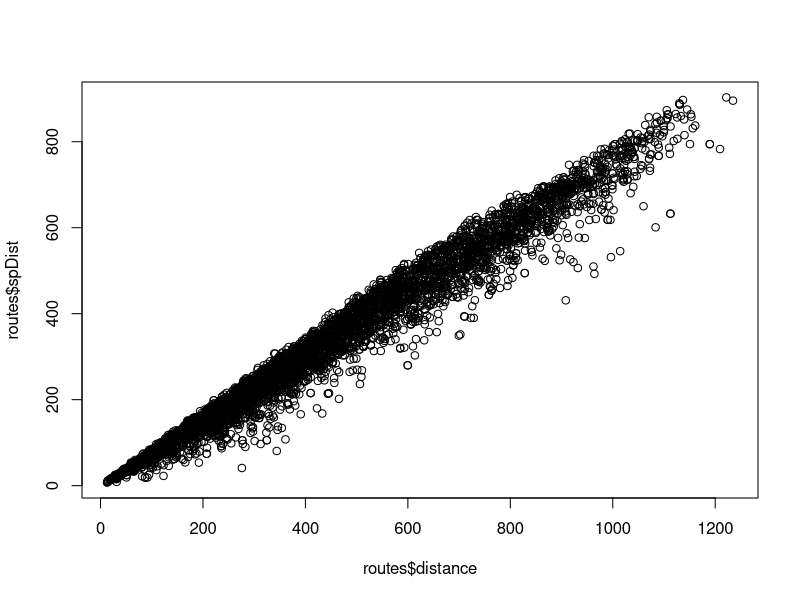
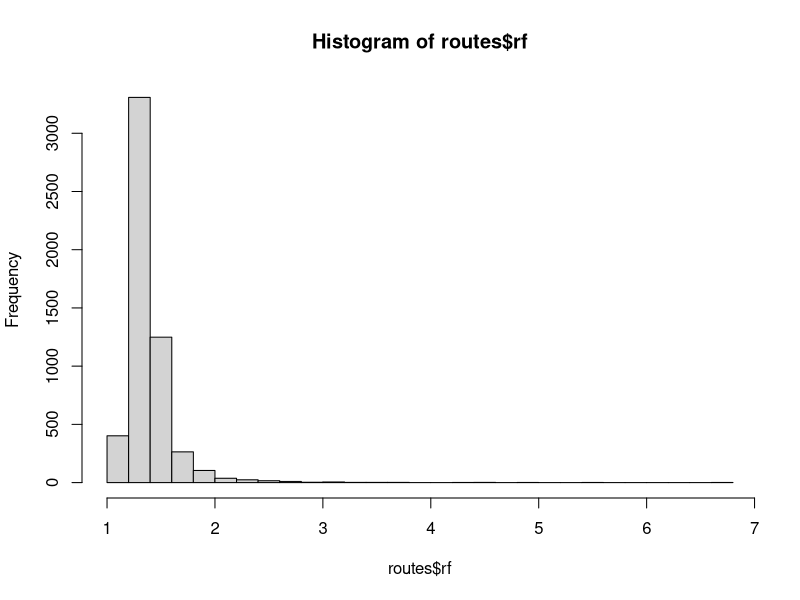
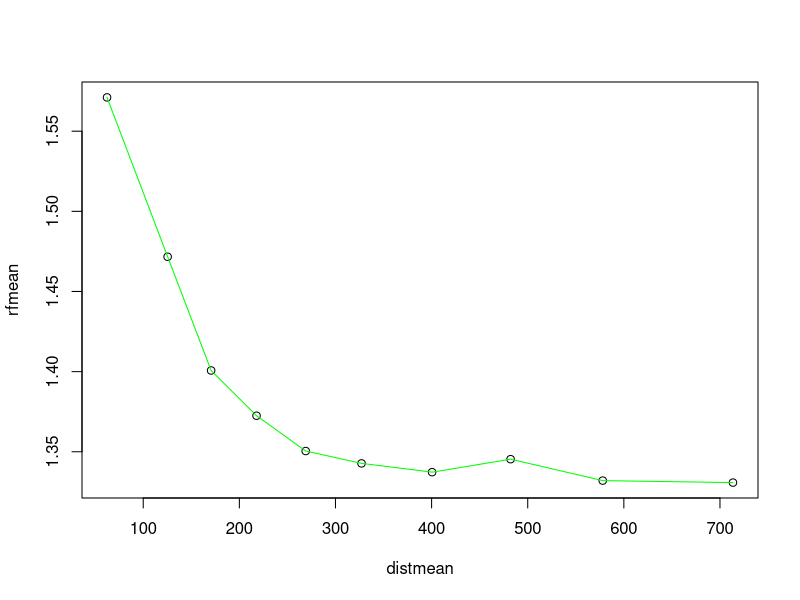

Write R code to recreate these figures, in order.
#compare straight-line (or Great Circle) distance to route distance
library(sp)
library(ggplot2)
library(Hmisc)#for binning distances

routes <- read.csv("latestrbindOfMatrixOutputs.csv")

#convert distance to kms
routes$distance <- routes$distance / 1000

#For ease of reading, let's subset to get the values we want
# origins <- subset(routes, select = c(origin_x, origin_y))
# dests <- subset(routes, select = c(dest_x, dest_y))
# justcoords <- subset(routes, select = c(origin_x, origin_y, dest_x, dest_y))
# justcoords <- data.matrix(justcoords)

origins <- data.matrix(subset(routes, select = c(origin_x, origin_y)))
dests <- data.matrix(subset(routes, select = c(dest_x, dest_y)))

routes$spDist <- 0

for (i in 1:nrow(origins)) {
  
  #get a single pair, turn into matrix for spDistN1
  #needs transposing. Not sure why it doesn't keep the original orientation
  orig <- t(data.matrix(origins[i,]))
  #spDistN1: first arg needs to be a matrix of points. Supplying it with a single-row matrix
  #Second argument has to be a single point.
  #If the first arg had more values it would find all dists between each of those and the single point
  #But we only want each origin-destination pair distance
  #http://rpackages.ianhowson.com/rforge/sp/man/spDistsN1.html
  routes$spDist[i] <- spDistsN1(orig,dests[i,], longlat=TRUE)
  
}

plot(routes$distance, routes$spDist)

#ROUTE FACTOR
#I think I might reverse the ratio from the one I say in the PhD.
#Euclidean over route will be < 1, with it going towards asymptotic (lim -> 1) as routes become perfect.

#routes$rf <- routes$spDist/routes$distance
#Or have the ratio mean "how much further route distance is than Euclidean/Great Circle
routes$rf <- routes$distance/routes$spDist

hist(routes$rf, breaks=30)

bins = 10

#Hypothesis: route factor varies depending on distance. Lower distances have lower route factors.
#Use following to split into distance bins
#Then correlate average route factor per bin to average distance per bin
#http://stackoverflow.com/questions/6104836/splitting-a-continuous-variable-into-equal-sized-groups
routes$distbins <- as.numeric(cut2(routes$spDist, g=bins))

distmean <- rep(0,bins)
rfmean <- rep(0,bins)

rfhypo <- data.frame(distmean, rfmean)

#Use these bins to get average distance...
rfhypo$distmean <- tapply(routes$spDist, routes$distbins, mean)
#... and average route factor
rfhypo$rfmean <- tapply(routes$rf, routes$distbins, mean)

plot(rfhypo)
lines(rfhypo, col="green")
